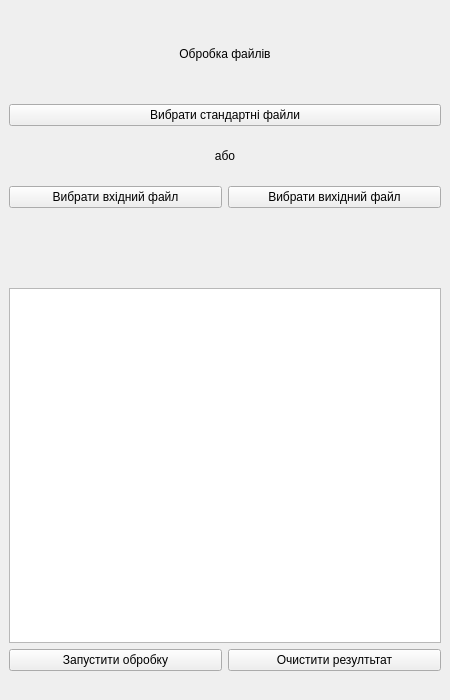
<?xml version="1.0" encoding="UTF-8"?>
<ui version="4.0">
 <class>MainWindow</class>
 <widget class="QMainWindow" name="MainWindow">
  <property name="geometry">
   <rect>
    <x>0</x>
    <y>0</y>
    <width>450</width>
    <height>700</height>
   </rect>
  </property>
  <property name="windowTitle">
   <string>MainWindow</string>
  </property>
  <widget class="QWidget" name="centralwidget">
   <layout class="QVBoxLayout" name="verticalLayout_3" stretch="1,2,4,0,0">
    <property name="leftMargin">
     <number>9</number>
    </property>
    <property name="topMargin">
     <number>9</number>
    </property>
    <item>
     <widget class="QLabel" name="title">
      <property name="text">
       <string>Обробка файлів</string>
      </property>
      <property name="alignment">
       <set>Qt::AlignmentFlag::AlignCenter</set>
      </property>
     </widget>
    </item>
    <item>
     <layout class="QVBoxLayout" name="verticalLayout_2" stretch="2,1,2">
      <item>
       <widget class="QPushButton" name="pushButton_select_standard_files">
        <property name="text">
         <string>Вибрати стандартні файли</string>
        </property>
       </widget>
      </item>
      <item>
       <widget class="QLabel" name="label_2">
        <property name="text">
         <string>або</string>
        </property>
        <property name="alignment">
         <set>Qt::AlignmentFlag::AlignCenter</set>
        </property>
       </widget>
      </item>
      <item>
       <layout class="QVBoxLayout" name="verticalLayout">
        <item>
         <layout class="QHBoxLayout" name="horizontalLayout">
          <item>
           <widget class="QPushButton" name="pushButton_select_input_file">
            <property name="text">
             <string>Вибрати вхідний файл</string>
            </property>
           </widget>
          </item>
          <item>
           <widget class="QPushButton" name="pushButton_select_output_file">
            <property name="text">
             <string>Вибрати вихідний файл</string>
            </property>
           </widget>
          </item>
         </layout>
        </item>
        <item>
         <layout class="QHBoxLayout" name="horizontalLayout_3">
          <item>
           <widget class="QLabel" name="label_input_file">
            <property name="text">
             <string/>
            </property>
           </widget>
          </item>
          <item>
           <widget class="QLabel" name="label_output_file">
            <property name="text">
             <string/>
            </property>
           </widget>
          </item>
         </layout>
        </item>
       </layout>
      </item>
     </layout>
    </item>
    <item>
     <widget class="QTableWidget" name="table_results"/>
    </item>
    <item>
     <layout class="QHBoxLayout" name="horizontalLayout_2">
      <item>
       <widget class="QPushButton" name="pushButton_run_processing">
        <property name="text">
         <string>Запустити обробку</string>
        </property>
       </widget>
      </item>
      <item>
       <widget class="QPushButton" name="pushButton_clear_results">
        <property name="text">
         <string>Очистити резултьтат</string>
        </property>
       </widget>
      </item>
     </layout>
    </item>
    <item>
     <widget class="QLabel" name="label_status">
      <property name="text">
       <string/>
      </property>
     </widget>
    </item>
   </layout>
  </widget>
 </widget>
 <resources/>
 <connections/>
</ui>
